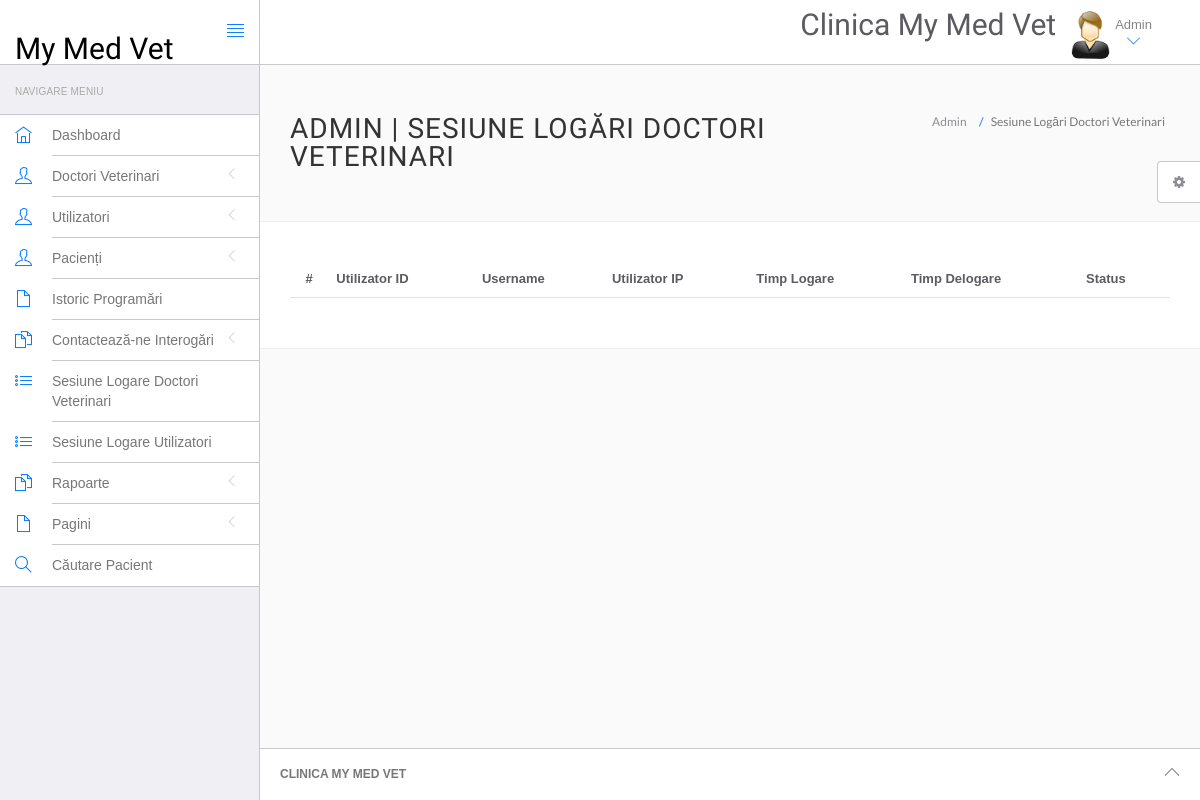
The page /mymedvet/admin/doctor-logs.php (signed in) on the database as committed earlier.
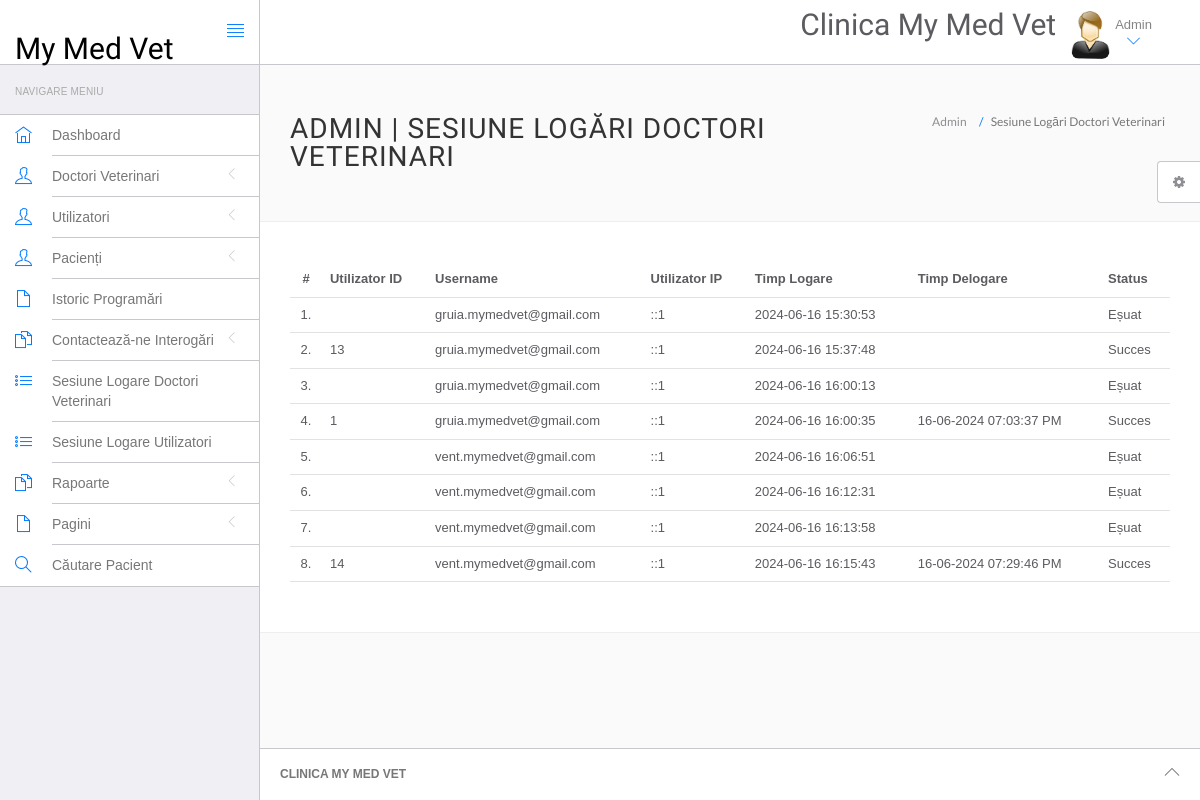
The same page on the database as committed later.
### tables this page shows
CREATE TABLE `vetdoclog` (
  `id` int(11) NOT NULL,
  `uid` int(11) DEFAULT NULL,
  `username` varchar(255) DEFAULT NULL,
  `userip` binary(16) DEFAULT NULL,
  `loginTime` timestamp NULL DEFAULT current_timestamp(),
  `logout` varchar(255) DEFAULT NULL,
  `status` int(11) DEFAULT NULL
);

### mymedvet/admin/doctor-logs.php (the view, shortened to what this page needs)
<?php
include('include/config.php');
if(strlen($_SESSION['id']==0)) {
 header('location:logout.php');
  } else{
?>
<!DOCTYPE html>
<html lang="en">
	<head>
		<link rel="stylesheet" href="vendor/bootstrap/css/bootstrap.min.css">
		<link rel="stylesheet" href="vendor/fontawesome/css/font-awesome.min.css">
		<link rel="stylesheet" href="vendor/themify-icons/themify-icons.min.css">
		<link href="vendor/animate.css/animate.min.css" rel="stylesheet" media="screen">
		<link href="vendor/perfect-scrollbar/perfect-scrollbar.min.css" rel="stylesheet" media="screen">
		<link href="vendor/switchery/switchery.min.css" rel="stylesheet" media="screen">
		<link href="vendor/bootstrap-touchspin/jquery.bootstrap-touchspin.min.css" rel="stylesheet" media="screen">
		<link href="vendor/select2/select2.min.css" rel="stylesheet" media="screen">
		<link href="vendor/bootstrap-datepicker/bootstrap-datepicker3.standalone.min.css" rel="stylesheet" media="screen">
		<link href="vendor/bootstrap-timepicker/bootstrap-timepicker.min.css" rel="stylesheet" media="screen">
		<link rel="stylesheet" href="customstyle/css/styles.css">
		<link rel="stylesheet" href="customstyle/css/plugins.css">
		<link rel="stylesheet" href="customstyle/css/themes/theme-1.css" id="skin_color" />
	</head>
	<body>
		<div id="app">
<?php include('include/sidebar.php');?>
			<div class="app-content">
					<?php include('include/header.php');?>
				<div class="main-content" >
					<div class="wrap-content container" id="container">
						<section id="page-title">
							<div class="row">
								<div class="col-sm-8">
									<h1 class="mainTitle">Admin  | Sesiune Logări Doctori Veterinari</h1>
																	</div>
								<ol class="breadcrumb">
									<li>
										<span>Admin </span>
									</li>
									<li class="active">
										<span>Sesiune Logări Doctori Veterinari</span>
									</li>
								</ol>
							</div>
						</section>
						<div class="container-fluid container-fullw bg-white">
									<div class="row">
								<div class="col-md-12">
									<table class="table table-hover" id="sample-table-1">
										<thead>
											<tr>
												<th class="center">#</th>
												<th class="hidden-xs">Utilizator ID</th>
												<th>Username</th>
												<th>Utilizator IP</th>
												<th>Timp Logare </th>
												<th>Timp Delogare </th>
												<th>Status </th>
											</tr>
										</thead>
										<tbody>
<?php
$sql=mysqli_query($con,"select * from vetdoclog ");
$cnt=1;
while($row=mysqli_fetch_array($sql))
{
?>
											<tr>
												<td class="center"><?php echo $cnt;?>.</td>
												<td class="hidden-xs"><?php echo $row['uid'];?></td>
												<td class="hidden-xs"><?php echo $row['username'];?></td>
												<td><?php echo $row['userip'];?></td>
												<td><?php echo $row['loginTime'];?></td>
												<td><?php echo $row['logout'];?>
												</td>
												<td>
<?php if($row['status']==1)
{
	echo "Succes";
}
else
{
	echo "Eșuat";
}?>
</td>
											</tr>
											<?php
$cnt=$cnt+1;
											 }?>
										</tbody>
									</table>
								</div>
							</div>
								</div>
					</div>
				</div>
			</div>
	<?php include('include/footer.php');?>
	<?php include('include/setting.php');?>
		</div>
	</body>
</html>
<?php } ?>

Rows that differ between the two databases and show on the page:
added vetdoclog: username "gruia.mymedvet@gmail.com", userip "::1", loginTime "2024-06-16 15:30:53", status "Eșuat"
added vetdoclog: uid "13", username "gruia.mymedvet@gmail.com", userip "::1", loginTime "2024-06-16 15:37:48", status "Succes"
added vetdoclog: username "gruia.mymedvet@gmail.com", userip "::1", loginTime "2024-06-16 16:00:13", status "Eșuat"
added vetdoclog: uid "1", username "gruia.mymedvet@gmail.com", userip "::1", loginTime "2024-06-16 16:00:35", logout "16-06-2024 07:03:37 PM", status "Succes"
added vetdoclog: username "vent.mymedvet@gmail.com", userip "::1", loginTime "2024-06-16 16:06:51", status "Eșuat"
added vetdoclog: username "vent.mymedvet@gmail.com", userip "::1", loginTime "2024-06-16 16:12:31", status "Eșuat"
added vetdoclog: username "vent.mymedvet@gmail.com", userip "::1", loginTime "2024-06-16 16:13:58", status "Eșuat"
added vetdoclog: uid "14", username "vent.mymedvet@gmail.com", userip "::1", loginTime "2024-06-16 16:15:43", logout "16-06-2024 07:29:46 PM", status "Succes"
